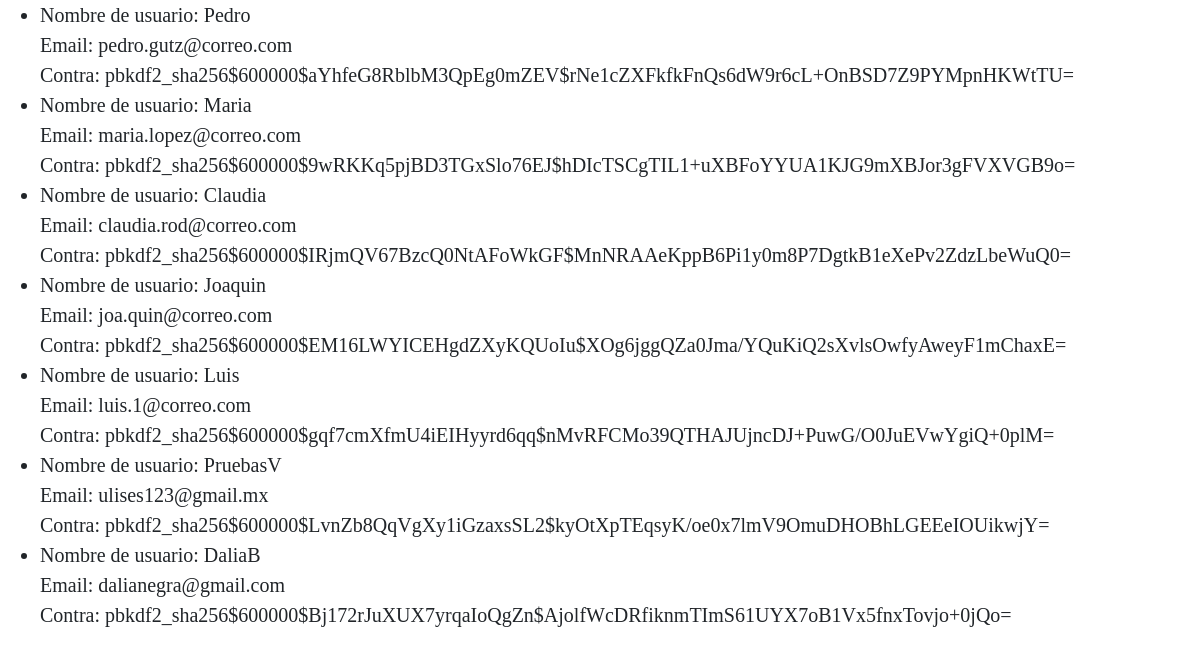
Before: /lista/ (lower part) with the older database file.
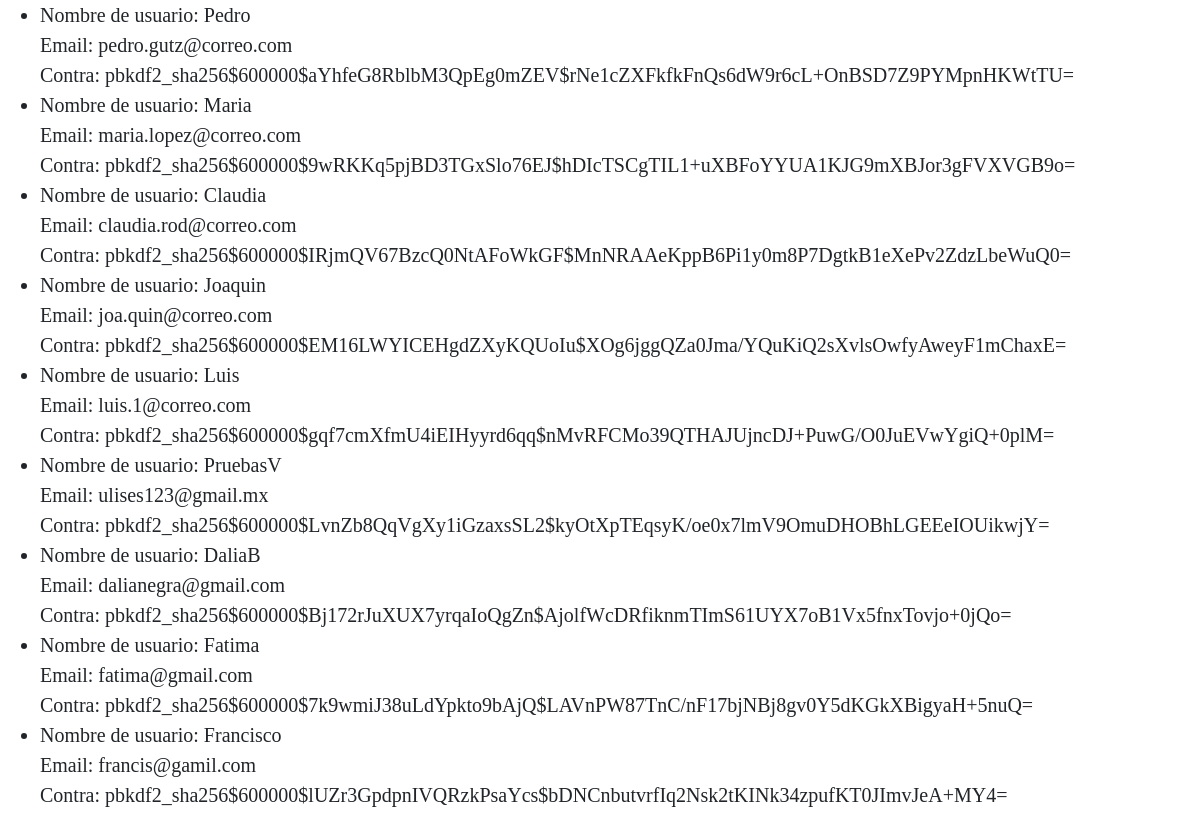
After: the same page with the newer database file.
### main_app/models.py (models this page shows, shortened)
class Usuario(AbstractUser):
    fotografia = models.ImageField(upload_to='usuarios/', null=True, blank=True)
    telefono = models.CharField(max_length=20)
    fecha_de_nacimiento = models.DateField()
    direccion = models.CharField(max_length=100)
    fotografia_identificacion = models.ImageField(upload_to='identificaciones/', null=True, blank=True)
    verificado = models.BooleanField(default=False)
    usuarios_bloqueados = models.ManyToManyField('self', symmetrical=False, related_name='usuarios_bloqueadores')
    groups = models.ManyToManyField('auth.Group', related_name='usuarios')
    user_permissions = models.ManyToManyField('auth.Permission', related_name='usuarios')

### main_app/views.py (the view)
# urls.py: path('lista/', views.ListaUsuariosView.as_view(), name='lista de usuarios'),
class ListaUsuariosView(ListView):
    model = Usuario
    template_name = 'lista.html'
    context_object_name = 'usuarios'

### main_app/templates/lista.html (shortened to what this page needs)
{% include "layouts/base.html" %}
{% load static %}
{% block estilos_adicionales %}
<link rel="stylesheet" href="{% static 'css/lista.css' %}">
{% endblock %}
{% block content %}
<ul>
    {% for usuario in usuarios %}
    <li>
        Nombre de usuario: {{ usuario.username }}<br>
        Email: {{ usuario.email }}<br>
        Contra: {{ usuario.password}}<br>
    </li>
    {% endfor %}
</ul>
{% endblock content %}

Changed rows visible on the page:
added Usuario: username "Fatima", email "fatima@gmail.com", password "pbkdf2_sha256$600000$7k9wmiJ38uLdYpkto9bAjQ$LAVnPW87TnC/nF17bjNBj8gv0Y5dKGkXBigyaH+5nuQ="
added Usuario: username "Francisco", email "francis@gamil.com", password "pbkdf2_sha256$600000$lUZr3GpdpnIVQRzkPsaYcs$bDNCnbutvrfIq2Nsk2tKINk34zpufKT0JImvJeA+MY4="
